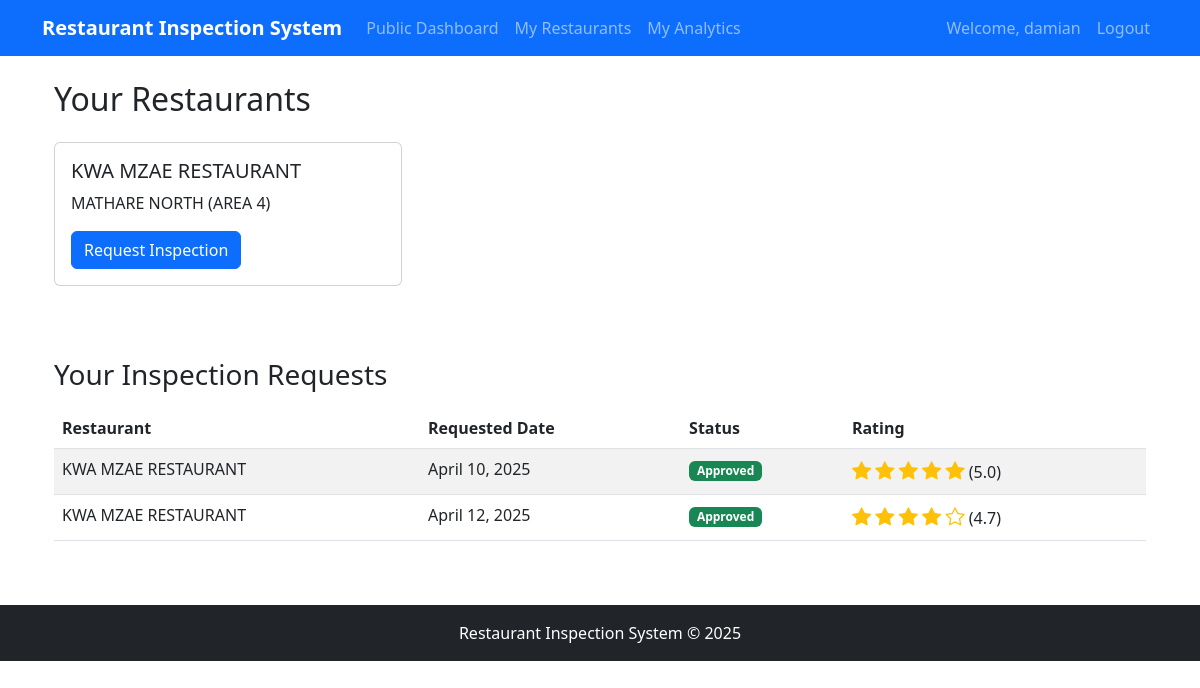
The page / (signed in) on the database as committed earlier.
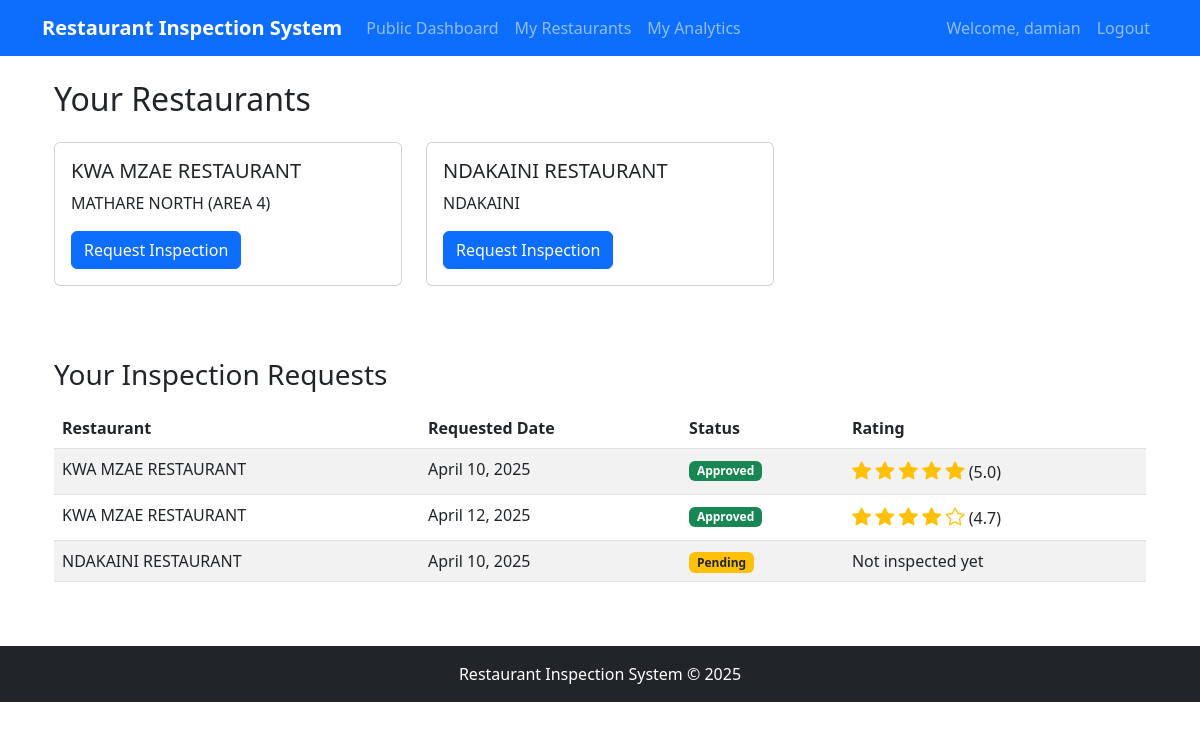
The same page on the database as committed later.
### accounts/models.py (models this page shows, shortened)
class Restaurant(models.Model):
    owner = models.ForeignKey('CustomUser', on_delete=models.CASCADE, related_name='restaurants')
    name = models.CharField(max_length=255)
    location = models.CharField(max_length=255)
    registration_date = models.DateTimeField(auto_now_add=True)

### inspections/models.py (models this page shows, shortened)
class InspectionRequest(models.Model):
    restaurant = models.ForeignKey('accounts.Restaurant', on_delete=models.CASCADE, related_name='inspection_requests')
    requested_date = models.DateField()
    is_approved = models.BooleanField(default=False)
    created_at = models.DateTimeField(auto_now_add=True)
    updated_at = models.DateTimeField(auto_now=True)

### inspections/views.py (the view, shortened to what this page needs)
# urls.py: path('', inspections_views.home, name='home'),
@login_required
def home(request):
    if request.user.is_customer:
        return redirect('public_dashboard')
    context = {}
    if request.user.is_restaurant_owner:
        restaurants = Restaurant.objects.filter(owner=request.user)
        inspection_requests = InspectionRequest.objects.filter(restaurant__in=restaurants)
        inspections = Inspection.objects.filter(
            inspection_request__in=inspection_requests,
            is_completed=True
        )
        context.update({
            'restaurants': restaurants,
            'inspection_requests': inspection_requests,
            'inspections': inspections,
        })
    elif request.user.is_superuser:
        return redirect('admin_dashboard')
    return render(request, 'inspections/home.html', context)

### inspections/models.py (called while the page is built)
    @property
    def overall_rating(self):
        if None in [self.general_hygiene, self.customer_service,
                    self.food_preparation, self.cooking_outcome]:
            return None
        average = (self.general_hygiene + self.customer_service +
                   self.food_preparation + self.cooking_outcome) / 4
        return round(average / 20, 1)  # Convert to 5-star scale

### templates/inspections/home.html (shortened to what this page needs)
{% extends 'base.html' %}
{% block content %}
<div class="container">
    {% if user.is_authenticated %}
        {% if user.is_restaurant_owner %}
            <h2 class="mb-4">Your Restaurants</h2>
            <div class="row">
                {% for restaurant in restaurants %}
                    <div class="col-md-4 mb-4">
                        <div class="card">
                            <div class="card-body">
                                <h5 class="card-title">{{ restaurant.name }}</h5>
                                <p class="card-text">{{ restaurant.location }}</p>
                                <a href="{% url 'request_inspection' restaurant.id %}" class="btn btn-primary">
                                    Request Inspection
                                </a>
                            </div>
                        </div>
                    </div>
                {% empty %}
                    <div class="col-12">
                        <div class="alert alert-info">
                            You haven't registered any restaurants yet. <a href="{% url 'add_restaurant' %}">Add a restaurant</a>.
                        </div>
                    </div>
                {% endfor %}
            </div>
            <h3 class="mt-5 mb-3">Your Inspection Requests</h3>
            {% if inspection_requests %}
                <div class="table-responsive">
                    <table class="table table-striped">
                        <thead>
                            <tr>
                                <th>Restaurant</th>
                                <th>Requested Date</th>
                                <th>Status</th>
                                <th>Rating</th>
                            </tr>
                        </thead>
                        <tbody>
                            {% for req in inspection_requests %}
                                <tr>
                                    <td>{{ req.restaurant.name }}</td>
                                    <td>{{ req.requested_date }}</td>
                                    <td>
                                        {% if req.is_approved %}
                                            <span class="badge bg-success">Approved</span>
                                        {% else %}
                                            <span class="badge bg-warning text-dark">Pending</span>
                                        {% endif %}
                                    </td>
                                    <td>
                                        {% if req.inspection %}
                                            {% with stars=req.inspection.overall_rating %}
                                                {% for i in "12345" %}
                                                    {% if forloop.counter <= stars %}
                                                        <i class="bi bi-star-fill rating-stars"></i>
                                                    {% else %}
                                                        <i class="bi bi-star rating-stars"></i>
                                                    {% endif %}
                                                {% endfor %}
                                                ({{ stars|floatformat:1 }})
                                            {% endwith %}
                                        {% else %}
                                            Not inspected yet
                                        {% endif %}
                                    </td>
                                </tr>
                            {% endfor %}
                        </tbody>
                    </table>
                </div>
            {% else %}
                <div class="alert alert-info">
                    You haven't made any inspection requests yet.
                </div>
            {% endif %}
        {% endif %}
    {% endif %}
</div>
{% endblock %}

Rows that differ between the two databases and show on the page:
added Restaurant: name "NDAKAINI RESTAURANT", location "NDAKAINI"
added InspectionRequest: restaurant.name "NDAKAINI RESTAURANT", requested_date "April 10, 2025", is_approved "Pending", shows "Not inspected yet"
